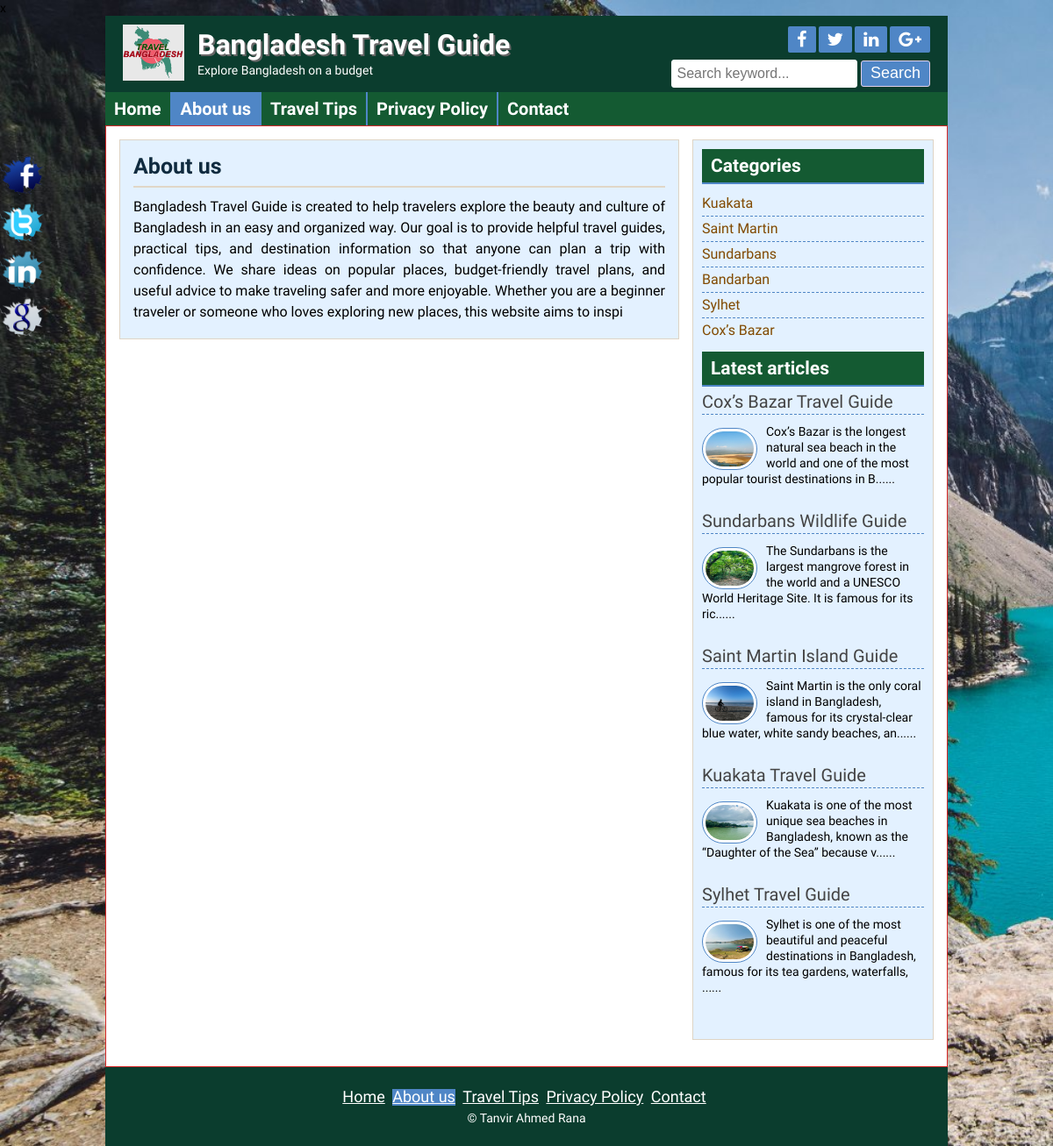
The app's page /page.php?pageid=2 with its own data.
### tables this page shows
CREATE TABLE `title_slogan` (
  `id` int(11) NOT NULL,
  `title` varchar(250) NOT NULL,
  `slogan` varchar(250) NOT NULL,
  `logo` varchar(250) NOT NULL
);

CREATE TABLE `tbl_social` (
  `id` int(11) NOT NULL,
  `fb` varchar(300) NOT NULL,
  `tw` varchar(300) NOT NULL,
  `ln` varchar(300) NOT NULL,
  `gp` varchar(300) NOT NULL
);

CREATE TABLE `tbl_page` (
  `id` int(11) NOT NULL,
  `name` varchar(100) NOT NULL,
  `body` varchar(500) NOT NULL
);

CREATE TABLE `tbl_category` (
  `id` int(11) NOT NULL,
  `name` varchar(50) NOT NULL
);

CREATE TABLE `tbl_post` (
  `id` int(11) NOT NULL,
  `cat` int(11) NOT NULL,
  `title` varchar(100) NOT NULL,
  `body` text NOT NULL,
  `image` varchar(100) NOT NULL,
  `author` varchar(50) NOT NULL,
  `tag` varchar(50) NOT NULL,
  `date` timestamp NOT NULL DEFAULT current_timestamp() ON UPDATE current_timestamp(),
  `userid` int(11) NOT NULL
);

CREATE TABLE `tbl_footer` (
  `id` int(11) NOT NULL,
  `note` varchar(300) NOT NULL
);

### lib/Database.php (called while the page is built, shortened)
<?php
Class Database{
	public $host   = DB_HOST;
	public $user   = DB_USER;
	public $pass   = DB_PASS;
	public $dbname = DB_NAME;
	public $link;
	private function connectDB(){
	$this->link = new mysqli($this->host, $this->user, $this->pass, $this->dbname);
 }
	public function select($query){
		$result = $this->link->query($query) or die($this->link->error.__LINE__);
		if($result->num_rows > 0){
			return $result;
		} else {
			return false;
		}
	}
}

### helpers/Format.php (called while the page is built, shortened)
<?php
class Format{
    public function textShroten($text, $limit = 400){
       $text = $text. " ";
       $text = substr($text, 0, $limit);
       $text = $text."......";
       return $text;
    }
}

### page.php (the view)
<?php include 'inc/header.php'; ?>
<div class="contentsection contemplete clear">
<?php
 if (!isset($_GET['pageid'])  || $_GET['pageid'] == NULL) {
    echo "<script>window.location = 'index.php'; </script>";
 }else {
   $pageid = $_GET['pageid'];
 }
?>
	<?php
            $pagequery = "SELECT * FROM tbl_page WHERE id = '$pageid'";
            $detailspage = $db->select($pagequery);
            if ($detailspage) {
            while ($result = $detailspage->fetch_assoc()){   ?>
<div class="maincontent clear">
	<div class="about">
 	<h2><?php echo $result['name']?></h2>
 <p><?php echo $result['body']?></p>
</div>
</div>
<?php  } } else { header("location:404.php"); } ?>
<?php include 'inc/sidebar.php'; ?>
<?php include 'inc/footer.php'; ?>

### inc/header.php (shortened to what this page needs)
<?php
 include 'lib/Database.php';
 include 'helpers/Format.php';
?>
<?php
$db = new Database();
$fm = new Format();
?>
<!DOCTYPE html>
<html>
<head>
	<?php include 'scrips/css.php' ; ?>
</head>
<body>
	<div class="headersection templete clear">
<?php
 $query = "SELECT * FROM title_slogan WHERE id = 1";
 $getData = $db->select($query);
 if ($getData) {
	while ($result = $getData->fetch_assoc()) {
?>
	<a href="#">
		<div class="logo">
			<img src="admin/<?php echo $result['logo'] ?>" alt="Logo"/>
			<h2><?php echo $result['title'] ?></h2>
			<p><?php echo $result['slogan'] ?></p>
		</div>
	</a>
<?php } }?>
	<div class="social clear">
<?php
$query = "SELECT * FROM tbl_social WHERE id = 1";
$getSocial = $db->select($query);
if ($getSocial) {
	while ($data = $getSocial->fetch_assoc()) {
?>
<div class="icon clear">
<a href="<?php echo $data['fb']?>" target="_blank"><i class="fa fa-facebook"></i></a>
<a href="<?php echo $data['tw']?>" target="_blank"><i class="fa fa-twitter"></i></a>
<a href="<?php echo $data['ln']?>" target="_blank"><i class="fa fa-linkedin"></i></a>
<a href="<?php echo $data['gp']?>" target="_blank"><i class="fa fa-google-plus"></i></a>
</div>
<?php } }?>
		<div class="searchbtn clear">
		<form action="search.php" method="get">
			<input type="text" name="search" placeholder="Search keyword..."/>
			<input type="submit" name="submit" value="Search"/>
		</form>
		</div>
	</div>
</div>
<div class="navsection templete">
	<?php
	  $path = $_SERVER['SCRIPT_FILENAME'];
	  $currentPage = basename($path,  '.php');
	?>
<ul>
	<li><a
	 <?php  if ($currentPage == 'index') {	echo 'id="active"';}?>
	 	href="index.php">Home</a></li>
	<?php
		$query = "SELECT * FROM tbl_page";
		$pages = $db->select($query);
		if ($pages) {
		while ($result = $pages->fetch_assoc()){   ?>
		<li><a
		<?php
  if (isset($_GET['pageid']) && $_GET['pageid'] == $result['id']) {
	 echo 'id="active"';
  }
	?>
		href="page.php?pageid=<?php echo $result['id']?>"><?php echo $result['name']?></a></li>
		<?php }  } ?>
	<li><a
	<?php  if ($currentPage == 'contact') {	echo 'id="active"';}?>
	href="contact.php">Contact</a></li>
</ul>
</div>

### inc/sidebar.php
<div class="sidebar clear">
<div class="samesidebar clear">
	<h2>Categories</h2>
<?php
$query = "SELECT * FROM tbl_category";
   $category = $db->select($query);
   if ($category) {
	   while($result = $category->fetch_assoc()) {
?>
<ul>
	<li><a href="posts.php?category=<?php echo $result['id'] ?>"><?php echo $result['name']; ?></a></li>
	<?php } } else { ?>
		<li>NO Releted Categories</li>
	<?php } ?>
</ul>
</div>
<div class="samesidebar clear">
	<h2>Latest articles</h2>
<?php
   $query = "SELECT * FROM tbl_post limit 5";
   $post = $db->select($query);
    if($post){
    while($result = $post->fetch_assoc()){
?>
<div class="popular clear">
<h3><a href="post.php?id=<?php echo $result['id'] ?>"><?php echo $result['title']; ?></a></h3>
	<a href="post.php?id=<?php echo $result['id'] ?>">
	<img src="admin/<?php echo $result['image']?>" alt="post image"/></a>
	<p> <?php echo $fm->textShroten($result['body'], 120 ) ?></p>
	</div>
<?php  } } else { header("location:404.php"); } ?>
</div>
</div>

### inc/footer.php (shortened to what this page needs)
</div>
<div class="footersection templete clear">
    <div class="footermenu clear">
        <ul>
            <li><a href="index.php">Home</a></li>
            <?php
   $q = "SELECT * FROM tbl_page";
   $p1 = $db->select($q);
   if ($p1) {
   while ($result = $p1->fetch_assoc()){
   ?>
            <li><a <?php
  if (isset($_GET['pageid']) && $_GET['pageid'] == $result['id']) {
  echo 'id="active"';
  }
 ?> href="page.php?pageid=<?php echo $result['id']?>"><?php echo $result['name']?></a></li>
            <?php } } ?>
            <li><a href="contact.php">Contact</a></li>
        </ul>
    </div>
    <?php
 $query = "SELECT * FROM tbl_footer WHERE id=1";
 $footerNote = $db->select($query);
 if ($footerNote) {
   while ($result = $footerNote->fetch_assoc()){
 ?>
    <p>&copy; <?php echo $result['note']?></>
        <?php } }?>
</div>
<div class="fixedicon clear">
    <a href="http://www.facebook.com"><img src="images/fb.png" alt="Facebook" /></a>
    <a href="http://www.twitter.com"><img src="images/tw.png" alt="Twitter" /></a>
    <a href="http://www.linkedin.com"><img src="images/in.png" alt="LinkedIn" /></a>
    <a href="http://www.google.com"><img src="images/gl.png" alt="GooglePlus" /></a>
</div>
</body>
</html>

### style.css (style rules this page uses)
* { margin:0;padding:0;outline:0 }
body { font-family: 'Source Sans Pro', sans-serif;font-size:14px;line-height:18px;color:#000;background:url(images/bg2.jpg) no-repeat fixed 0 0 #fff; background-size:cover; }
.templete { width:960px;margin:0 auto; }
.contemplete { margin: 0 auto; width: 928px; }
.clear { overflow:hidden; }
input[type="text"], input[type="email"] { border: 1px solid #cfc5b6; border-radius: 3px; margin-bottom: 5px; padding: 5px; width: 300px; }
input[type="submit"] { background: #4F86C6 none repeat scroll 0 0; border: 1px solid #102B3F; color: #fff; cursor: pointer; font-size: 20px; padding: 1px 10px; }
.headersection { background: #D62828 none repeat scroll 0 0; color: #fff; }
.logo { float: left; width: 580px; }
.logo img { float: left; margin-right: 15px; padding-bottom: 10px; padding-left: 20px; padding-top: 10px; width: 70px; }
.logo h2 { color: #fff; font-size: 32px; margin-bottom: 11px; margin-top: 24px; text-shadow: 2px 2px 0 #666; }
.logo p { color:#fff; }
.social { float: right; margin-right: 20px; margin-top: 12px; text-align: right; width: 360px; }
.icon { float: right; }
.icon a { background: #4F86C6 none repeat scroll 0 0; border-radius: 2px; color: #fff; display: block; float: left; font-size: 20px; margin-left: 3px; padding: 5px 10px; }
.searchbtn { float: right; margin-top: 8px; }
.searchbtn input[type="text"] { border: 1px solid #fff; width: 200px; background: #fff; font-size: 16px; height: 20px; }
.searchbtn input[type="submit"] { border: 1px solid #E2CFEA; border-radius: 3px; font-size: 18px; height: 30px; padding-left: 10px; padding-right: 10px; padding-top: 0; cursor: pointer; }
.navsection { background: none repeat scroll 0 0 #102B3F; min-height: 38px; }
.navsection ul { margin:0;padding:0;list-style:none; }
.navsection ul li { border-left: 1px solid #4F86C6; border-right: 1px solid #4F86C6; display: block; float: left; position:relative; }
.navsection ul li:first-child { border-left: 0px solid #4F86C6; }
.navsection ul li:last-child { border-right: 0px solid #4F86C6; }
.navsection ul li a { color: #fff; display: block; font-size: 20px; font-weight: bold; padding: 10px; text-decoration: none; }
.navsection ul li a:hover, #active { background:#4F86C6;color:#fff; }
.contentsection { background: #ffffff none repeat scroll 0 0; border: 1px solid #D62828; padding: 15px; }
.maincontent { background: #e3f1ff none repeat scroll 0 0; border: 1px solid #ded4c5; float: left; margin: 0 15px 15px 0; padding: 8px 15px; width: 606px; }
.about { font-size: 16px; line-height: 24px; text-align: justify; }
.about p { font-size: 16px; line-height: 24px; margin-bottom: 10px; text-align: justify; }
.samepost h2, .about h2 { border-bottom: 2px solid #e0d6c7; color: #102B3F; font-size: 25px; margin-bottom: 4px; padding: 10px 10px 10px 0; }
.sidebar { background: #e3f1ff none repeat scroll 0 0; border: 1px solid #ded4c5; float: right; margin-bottom: 15px; margin-top: 0; padding: 10px; width: 253px; }
.samesidebar { margin-bottom: 10px; }
.samesidebar h2 { background: #102B3F none repeat scroll 0 0; border-bottom: 2px solid #4F86C6; color: #fff; margin-bottom: 8px; padding: 10px; }
.samesidebar ul { padding:0;margin:0;list-style:none; }
.samesidebar ul li { border-bottom: 1px dashed #4F86C6; font-size: 16px; padding: 5px 8px 5px 0; }
.samesidebar ul li:last-child { border-bottom: 0px dashed #4F86C6; }
.samesidebar ul li a { color: #814a00; text-decoration: none; }
.samesidebar p { margin-bottom: 10px; }
.popular { margin-bottom: 20px; }
.popular h3 { border-bottom: 1px dashed #4F86C6; font-size: 20px; font-weight: normal; margin-bottom: 10px; padding-bottom: 5px; }
.popular h3 a { text-decoration:none;color:#444 }
.popular img { background: #fff none repeat scroll 0 0; border: 1px solid #4F86C6; border-radius: 30px; float: left; height: 40px; margin-right: 10px; margin-top: 5px; padding: 3px; width: 55px; }
.footersection { height:90px;background:#102B3F;text-align:center }
.footermenu { margin-top: 25px; margin-bottom: 5px; }
.footermenu ul { padding:0;margin:0;list-style:none;text-align:center; }
.footermenu ul li { display:inline-block; }
.footermenu ul li a { color: #fff; font-size: 18px; margin-right: 5px; }
.footersection p { color: #fff; }
.fixedicon { left: 0; position: fixed; top: 175px; width: 60px; }
.fixedicon img { width: 50px; }

### theme/deep_green.css (style rules this page uses)
.headersection { background: #0b3d2e; }
.navsection { background: #145a32; }
.samesidebar h2 { background: #145a32; }
.footersection { background: #0b3d2e; }

### records on screen
title_slogan: logo (picture), title "Bangladesh Travel Guide", slogan "Explore Bangladesh on a budget"
tbl_page: name "About us", body "Bangladesh Travel Guide is created to help travelers explore the beauty and culture of Bangladesh in an easy and organized way. Our goal is to provide helpful travel guides, practical tips, and destination information so that anyone can plan a trip with confidence. We share ideas on popular places, budget-friendly travel plans, and useful advice to make traveling safer and more enjoyable. Whether you are a beginner traveler or someone who loves exploring new places, this website aims to inspi"
tbl_page: name "Travel Tips"
tbl_page: name "Privacy Policy"
tbl_category: name "Kuakata"
tbl_category: name "Saint Martin"
tbl_category: name "Sundarbans"
tbl_category: name "Bandarban"
tbl_category: name "Sylhet"
tbl_category: name "Cox’s Bazar"
tbl_post: title "Cox’s Bazar Travel Guide", image (picture), body "Cox’s Bazar is the longest natural sea beach in the world and one of the most popular tourist destinations in B......"
tbl_post: title "Sundarbans Wildlife Guide", image (picture), body "The Sundarbans is the largest mangrove forest in the world and a UNESCO World Heritage Site. It is famous for its ric......"
tbl_post: title "Saint Martin Island Guide", image (picture), body "Saint Martin is the only coral island in Bangladesh, famous for its crystal-clear blue water, white sandy beaches, an......"
tbl_post: title "Kuakata Travel Guide", image (picture), body "Kuakata is one of the most unique sea beaches in Bangladesh, known as the “Daughter of the Sea” because v......"
tbl_post: title "Sylhet Travel Guide", image (picture), body "Sylhet is one of the most beautiful and peaceful destinations in Bangladesh, famous for its tea gardens, waterfalls, ......"
tbl_footer: note "Tanvir Ahmed Rana"
